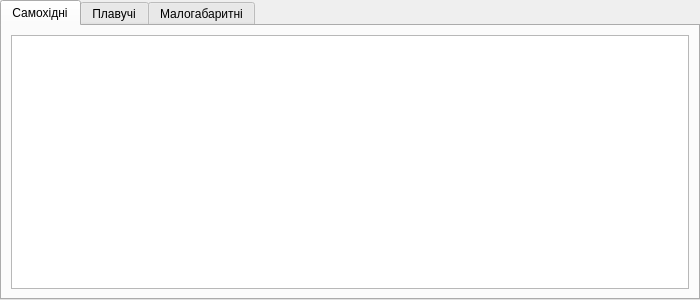
<?xml version="1.0" encoding="UTF-8"?>
<ui version="4.0">
 <class>Tipbur_win</class>
 <widget class="QTabWidget" name="Tipbur_win">
  <property name="geometry">
   <rect>
    <x>0</x>
    <y>0</y>
    <width>700</width>
    <height>300</height>
   </rect>
  </property>
  <property name="windowTitle">
   <string>Бурові установки</string>
  </property>
  <property name="windowIcon">
   <iconset>
    <normaloff>../icons/16x16/categories/applications-engineering.png</normaloff>../icons/16x16/categories/applications-engineering.png</iconset>
  </property>
  <property name="locale">
   <locale language="Ukrainian" country="Ukraine"/>
  </property>
  <property name="currentIndex">
   <number>0</number>
  </property>
  <widget class="QWidget" name="tab">
   <attribute name="title">
    <string>Самохідні</string>
   </attribute>
   <layout class="QGridLayout" name="gridLayout_3">
    <item row="0" column="0">
     <widget class="QTableView" name="tableTipbur"/>
    </item>
   </layout>
  </widget>
  <widget class="QWidget" name="tab_2">
   <attribute name="title">
    <string>Плавучі</string>
   </attribute>
   <layout class="QGridLayout" name="gridLayout_2">
    <item row="0" column="0">
     <widget class="QTableView" name="tableTipbur_2"/>
    </item>
   </layout>
  </widget>
  <widget class="QWidget" name="tab_3">
   <attribute name="title">
    <string>Малогабаритні</string>
   </attribute>
   <layout class="QGridLayout" name="gridLayout">
    <item row="0" column="0">
     <widget class="QTableView" name="tableTipbur_3"/>
    </item>
   </layout>
  </widget>
 </widget>
 <resources/>
 <connections/>
</ui>
